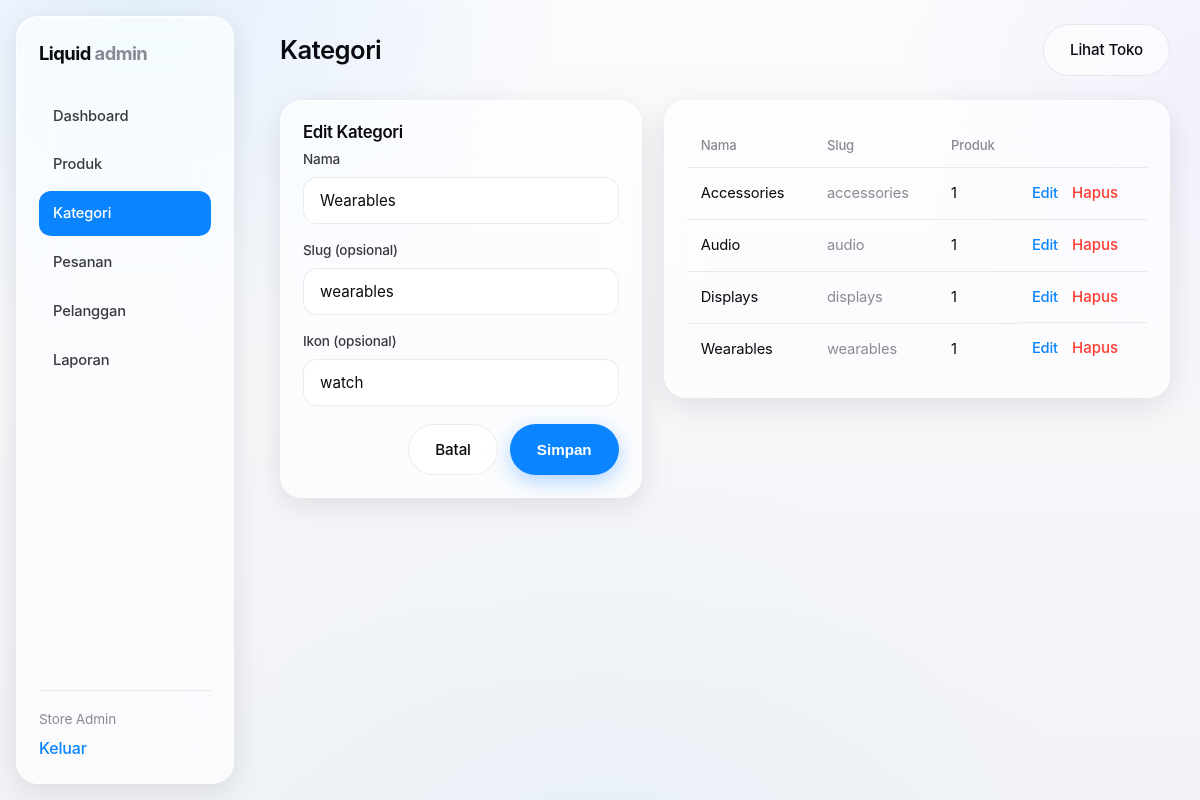
Page /admin/categories.php?edit=2 (signed in) on the committed database.
### tables this page shows
CREATE TABLE IF NOT EXISTS `categories` (
  `id`         INT UNSIGNED NOT NULL AUTO_INCREMENT,
  `name`       VARCHAR(120) NOT NULL,
  `slug`       VARCHAR(140) NOT NULL,
  `icon`       VARCHAR(190) DEFAULT NULL,
  `created_at` DATETIME     NOT NULL DEFAULT CURRENT_TIMESTAMP,
  PRIMARY KEY (`id`),
  UNIQUE KEY `uq_categories_slug` (`slug`),
  KEY `idx_categories_name` (`name`)
);

### includes/functions.php (called while the page is built, shortened)
<?php
function e(?string $s): string
{
    return htmlspecialchars((string)$s, ENT_QUOTES | ENT_SUBSTITUTE, 'UTF-8');
}
function url(string $path = ''): string
{
    return BASE_URL . '/' . ltrim($path, '/');
}

### admin/categories.php (the view, shortened to what this page needs)
<?php
$pdo = db();
$editId = (int)($_GET['edit'] ?? 0);
$edit = ['id'=>0,'name'=>'','slug'=>'','icon'=>''];
if ($editId) {
    $s = $pdo->prepare('SELECT * FROM categories WHERE id=? LIMIT 1');
    $s->execute([$editId]);
    $edit = $s->fetch() ?: $edit;
}
$cats = $pdo->query('SELECT c.id, c.name, c.slug, c.icon, COUNT(p.id) AS product_count
    FROM categories c LEFT JOIN products p ON p.category_id = c.id
    GROUP BY c.id, c.name, c.slug, c.icon ORDER BY c.name ASC')->fetchAll();
require __DIR__ . '/includes/admin_header.php';
?>
<div class="two-col">
    <form method="post" class="panel glass form-panel">
        <h3><?= $edit['id'] ? 'Edit Kategori' : 'Kategori Baru' ?></h3>
        <div class="field"><label>Nama</label><input name="name" value="<?= e($edit['name']) ?>" required></div>
        <div class="field"><label>Slug (opsional)</label><input name="slug" value="<?= e($edit['slug']) ?>" placeholder="otomatis dari nama"></div>
        <div class="field"><label>Ikon (opsional)</label><input name="icon" value="<?= e($edit['icon'] ?? '') ?>" placeholder="mis. headphones"></div>
        <div class="form-actions">
            <?php if ($edit['id']): ?><a class="btn btn-ghost" href="<?= url('admin/categories.php') ?>">Batal</a><?php endif; ?>
            <button class="btn btn-primary" type="submit">Simpan</button>
        </div>
    </form>
    <div class="panel glass">
        <table class="table">
            <thead><tr><th>Nama</th><th>Slug</th><th>Produk</th><th></th></tr></thead>
            <tbody>
            <?php foreach ($cats as $c): ?>
                <tr>
                    <td><?= e($c['name']) ?></td>
                    <td class="muted"><?= e($c['slug']) ?></td>
                    <td><?= (int)$c['product_count'] ?></td>
                    <td class="actions-cell">
                        <a class="link" href="<?= url('admin/categories.php?edit=' . (int)$c['id']) ?>">Edit</a>
                        <form method="post" onsubmit="return confirm('Hapus kategori ini?')">
                            <button class="link danger" type="submit">Hapus</button>
                        </form>
                    </td>
                </tr>
            <?php endforeach; ?>
            </tbody>
        </table>
    </div>
</div>
<?php require __DIR__ . '/includes/admin_footer.php'; ?>

### assets/css/style.css (style rules this page uses)
:root { --bg:#f5f6f8; --surface:rgba(255,255,255,.62); --surface-solid:#ffffff; --stroke:rgba(255,255,255,.65); --hair:rgba(17,17,26,.08); --ink:#0b0b0f; --ink-2:#3a3a42; --muted:#8a8a95; --accent:#0a84ff; --accent-2:#bf9bff; --shadow-sm:0 1px 2px rgba(16,18,27,.04), 0 4px 16px rgba(16,18,27,.06); --shadow-md:0 8px 30px rgba(16,18,27,.10); --shadow-lg:0 20px 60px rgba(16,18,27,.14); --radius:22px; --radius-sm:14px; --radius-pill:999px; --blur:22px; --maxw:1180px; --sf:-apple-system,BlinkMacSystemFont,"SF Pro Display","SF Pro Text","Segoe UI",Inter,Roboto,Helvetica,Arial,sans-serif; }
* { box-sizing:border-box }
html { -webkit-text-size-adjust:100% }
body { margin:0;font-family:var(--sf);color:var(--ink); background:var(--bg); line-height:1.55;-webkit-font-smoothing:antialiased;text-rendering:optimizeLegibility; letter-spacing:-0.01em;overflow-x:hidden; }
a { color:inherit;text-decoration:none }
h1,h2,h3 { margin:0 0 .4em;font-weight:600;letter-spacing:-0.02em;line-height:1.15 }
h3 { font-size:1.05rem }
.muted { color:var(--muted) }
.glass { background:var(--surface); -webkit-backdrop-filter:blur(var(--blur)) saturate(180%); backdrop-filter:blur(var(--blur)) saturate(180%); border:1px solid var(--stroke); box-shadow:var(--shadow-md), inset 0 1px 0 rgba(255,255,255,.55); border-radius:var(--radius); }
.btn { display:inline-flex;align-items:center;justify-content:center;gap:.5em; padding:13px 26px;border-radius:var(--radius-pill);font-size:.95rem;font-weight:550; border:1px solid transparent;cursor:pointer;transition:transform .18s ease, box-shadow .25s ease, background .25s; white-space:nowrap; }
.btn-primary { background:var(--accent);color:#fff;box-shadow:0 6px 20px rgba(10,132,255,.32) }
.btn-ghost { background:rgba(255,255,255,.6);border:1px solid var(--hair);color:var(--ink);-webkit-backdrop-filter:blur(10px);backdrop-filter:blur(10px) }
.link { color:var(--accent);font-weight:500;transition:opacity .2s }
.link.danger { color:#ff3b30;background:none;border:none;cursor:pointer;font-size:.94rem;font-family:inherit;padding:0 }
.field { margin-bottom:16px;display:flex;flex-direction:column;gap:7px }
.field label { font-size:.85rem;color:var(--ink-2);font-weight:500 }
.field input,.field textarea,.field select,.lookup input,.search-inline input,.sort select { width:100%;padding:13px 16px;border-radius:var(--radius-sm); border:1px solid var(--hair);background:rgba(255,255,255,.7); font-family:inherit;font-size:.95rem;color:var(--ink);transition:border .2s, box-shadow .2s, background .2s; -webkit-backdrop-filter:blur(8px);backdrop-filter:blur(8px); }
.admin { background:var(--bg) }
.panel { padding:22px;margin-bottom:22px }
.table { width:100%;border-collapse:collapse;font-size:.92rem }
.table th { text-align:left;padding:12px 14px;color:var(--muted);font-weight:500;font-size:.82rem;border-bottom:1px solid var(--hair) }
.table td { padding:14px;border-bottom:1px solid var(--hair);vertical-align:middle }
.table tr:last-child td { border-bottom:none }
.actions-cell { display:flex;gap:14px;align-items:center }
.actions-cell form { margin:0 }
.two-col { display:grid;grid-template-columns:1fr 1.4fr;gap:22px;align-items:start }
.form-panel .form-actions { display:flex;gap:12px;justify-content:flex-end;margin-top:18px }

### rows in the picture
categories: name "Wearables", slug "wearables", icon "watch", product_count "1"
categories: name "Accessories", slug "accessories", product_count "1"
categories: name "Audio", slug "audio", product_count "1"
categories: name "Displays", slug "displays", product_count "1"

### other values in the picture
setting('store_name', 'Liquid') "Liquid"
admin()['name'] "Store Admin"
$pageTitle "Kategori"
